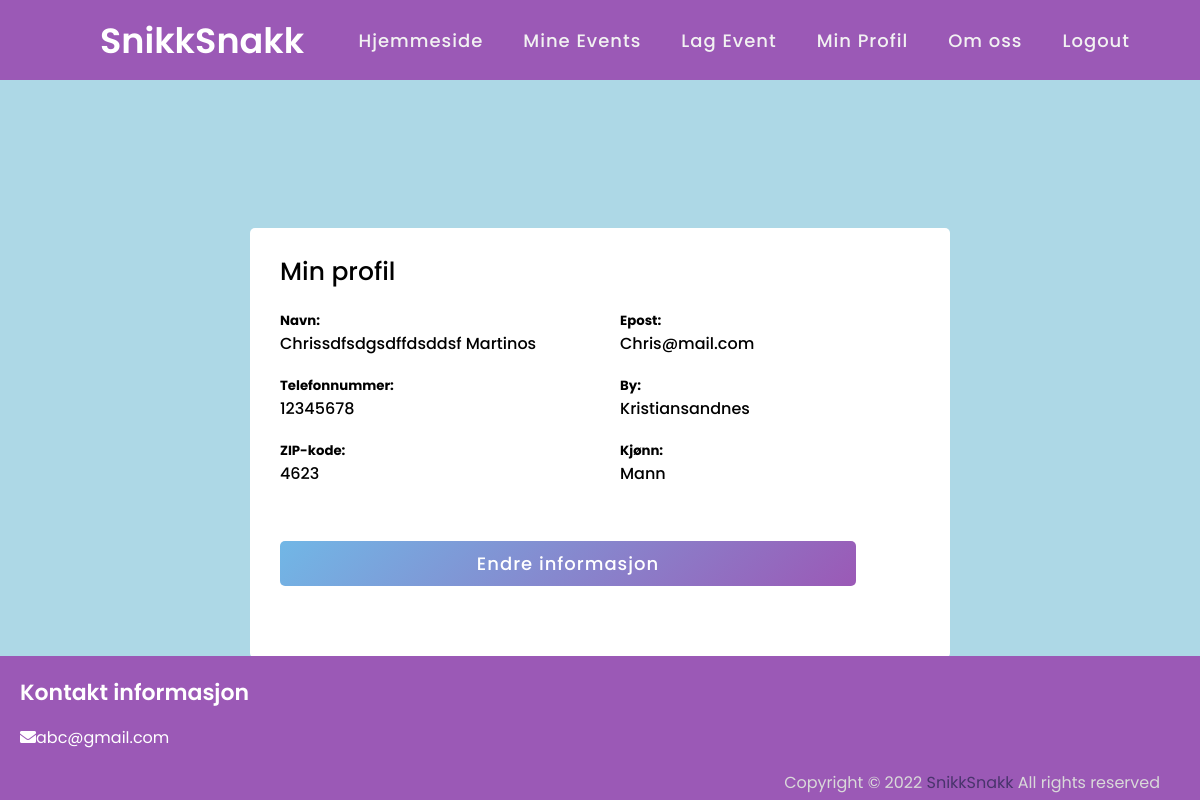
Screenshot of /public/Client/HTML/minProfil.php (signed in) with the database file from the repository.
### tables this page shows
CREATE TABLE `user` (
  `userID` int(13) NOT NULL,
  `Fornavn` varchar(46) NOT NULL,
  `Etternavn` varchar(46) DEFAULT NULL,
  `Epost` varchar(62) NOT NULL,
  `Tlf` varchar(8) NOT NULL,
  `City` varchar(35) NOT NULL,
  `Zip` int(4) NOT NULL,
  `Passord` varchar(128) NOT NULL,
  `Kjønn` varchar(6) DEFAULT NULL
);

### public/Client/HTML/minProfil.php (the view, shortened to what this page needs)
<link rel="stylesheet" href="../Design/css/registrer.css">
<?php include 'inc/header.php'; ?>
<?php
    $conn = mysqli_connect("localhost", "root", "", "eventdatabase");
    $profileValue = $_SESSION['loginVerdi'];
    $sql = "SELECT fornavn, etternavn, epost, tlf, city, zip, kjønn FROM user WHERE tlf = '$profileValue' OR epost = '$profileValue'";
    $result = $conn->query($sql);
    if ($result->num_rows > 0) {
      while($row = $result->fetch_assoc()) {
        $fornavn = $row["fornavn"];
        $etternavn = $row["etternavn"];
        $epost = $row["epost"];
        $tlf = $row["tlf"];
        $city = $row["city"];
        $zip = $row["zip"];
        $kjønn = $row["kjønn"];
?>
  <div class="container">
    <div class="title">Min profil</div>
    <div class="content">
      <form action="oppdaterProfil.php" method="POST">
        <div class="user-details">
          <div class="input-box">
            <span class="details">
              <h5>Navn:</h5>
              <?php echo $fornavn . " " . $etternavn?></span>
          </div>
          <div class="input-box">
          <h5>Epost:</h5>
            <span class="details"><?php echo $epost?></span>
          </div>
          <div class="input-box">
          <h5>Telefonnummer:</h5>
            <span class="details"><?php echo $tlf?></span>
          </div>
          <div class="input-box">
          <h5>By:</h5>
            <span class="details"><?php echo $city?></span>
          </div>
          <div class="input-box">
          <h5>ZIP-kode:</h5>
            <span class="details"><?php echo $zip?></span>
          </div>
          <div class="input-box">
          <h5>Kjønn:</h5>
            <span class="details"><?php echo $kjønn?></span>
          </div>
        <div class="button">
          <input type="submit" value="Endre informasjon">
        </div>
      </form>
    </div>
</div>
<?php
    }
  }
?>
</body>
</html>

### public/Client/Design/css/registrer.css (style rules this page uses)
* { margin: 0; padding: 0; box-sizing: border-box; font-family: "HelveticaNeue-Light", "Helvetica Neue Light", "Helvetica Neue", Helvetica, Arial, "Lucida Grande", sans-serif; }
body { max-height: 100vh; display: flex; justify-content: center; align-items: center; position: relative; padding: 10px; margin-top: 80px; background-color: lightblue; }
.container { max-width: 700px; background-color: #fff; padding: 25px 30px; border-radius: 5px; display: block; margin-top: 25px; margin-bottom: 20px; }
.container .title { font-size: 25px; font-weight: 500; position: relative; }
.container .title::before { content: ""; position: absolute; left: 0; bottom: 0; height: 3px; width: 30px; border-radius: 5px; }
.content form .user-details { display: flex; flex-wrap: wrap; justify-content: space-between; margin: 20px 0 12px 0; }
form .user-details .input-box { margin-bottom: 15px; width: calc(100% / 2 - 20px); }
form .input-box span.details { display: block; font-weight: 500; margin-bottom: 5px; }
form .button { height: 45px; margin: 35px 0; width: 90%; }
form .button input { height: 100%; width: 100%; border-radius: 5px; border: none; color: #fff; font-size: 18px; font-weight: 500; letter-spacing: 1px; cursor: pointer; transition: all 0.3s ease; background: linear-gradient(135deg, #71b7e6, #9b59b6); }

### public/Client/Design/css/header.css (style rules this page uses)
* { margin: 0; padding: 0; box-sizing: border-box; font-family: 'Poppins', sans-serif; }

### public/Client/Design/css/footer.css (style rules this page uses)
* { margin: 0; padding: 0; box-sizing: border-box; font-family: 'Poppins',sans-serif; text-decoration: none; }
footer { width: 100%; position: fixed; bottom: 0; left: 0; background: #9b59b6; }
footer .contents { max-width: 1350px; margin: auto; padding: 20px; display: flex; flex-wrap: wrap; background-color: #9b59b6; justify-content: space-between; }
footer .contents p,a { color: #fff; }
footer .contents .box { width: 100%; transition: all 0.4s ease; }
footer .contents .topic { font-size: 22px; font-weight: 600; color: #fff; margin-bottom: 16px; }
footer .bottom { width: 100%; text-align: right; color: #d9d9d9; padding: 0 40px 5px 0; }
footer .bottom a { color: #49346c; }
footer a { transition: all 0.3s ease; }

### rows the page displays
user: Fornavn "Chrissdfsdgsdffdsddsf", Etternavn "Martinos", Epost "Chris@mail.com", Tlf "12345678", City "Kristiansandnes", Zip "4623", Kjønn "Mann"
